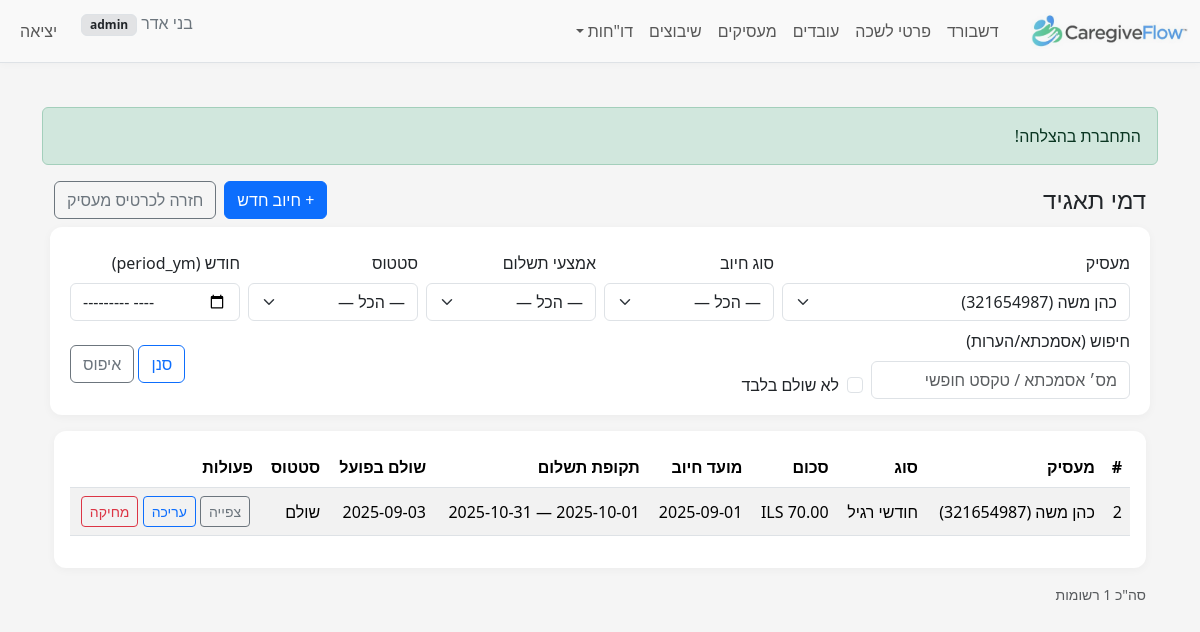
Page /index.php?r=employer_fees/index&employer_id=3 (signed in) on the committed database.
### tables this page shows
CREATE TABLE `employer_corporate_fees` (
  `id` bigint(20) UNSIGNED NOT NULL,
  `employer_id` bigint(20) UNSIGNED NOT NULL,
  `period_ym` char(7) DEFAULT NULL,
  `fee_type_code` tinyint(3) UNSIGNED DEFAULT NULL,
  `amount` decimal(12,2) DEFAULT NULL,
  `currency_code` char(3) NOT NULL DEFAULT 'ILS',
  `due_date` date DEFAULT NULL,
  `payment_from_date` date DEFAULT NULL,
  `payment_to_date` date DEFAULT NULL,
  `payment_date` date DEFAULT NULL,
  `status_code` tinyint(3) UNSIGNED DEFAULT NULL,
  `payment_method_code` tinyint(3) UNSIGNED DEFAULT NULL,
  `reference_number` varchar(60) DEFAULT NULL,
  `notes` text DEFAULT NULL,
  `created_at` timestamp NULL DEFAULT current_timestamp(),
  `updated_at` timestamp NULL DEFAULT current_timestamp() ON UPDATE current_timestamp()
);

CREATE TABLE `employers` (
  `id` bigint(20) UNSIGNED NOT NULL,
  `id_type_code` tinyint(3) UNSIGNED NOT NULL,
  `id_number` varchar(20) NOT NULL,
  `passport_number` varchar(20) DEFAULT NULL,
  `last_name` varchar(60) NOT NULL,
  `first_name` varchar(60) NOT NULL,
  `gender_code` tinyint(3) UNSIGNED DEFAULT NULL COMMENT 'Employer gender (1=male,2=female per BAFI)',
  `phone` varchar(10) DEFAULT NULL,
  `phone_prefix_il` varchar(4) DEFAULT NULL,
  `phone_number_il` varchar(10) DEFAULT NULL,
  `phone_alt` varchar(30) DEFAULT NULL,
  `email` varchar(120) DEFAULT NULL,
  `birth_date` date DEFAULT NULL,
  `birth_year` smallint(5) UNSIGNED DEFAULT NULL COMMENT 'Employer birth year (yyyy)',
  `city_code` int(10) UNSIGNED DEFAULT NULL,
  `city_name_he` varchar(120) DEFAULT NULL,
  `street_code` int(10) UNSIGNED DEFAULT NULL,
  `street_name_he` varchar(120) DEFAULT NULL,
  `foreign_country_code` int(10) UNSIGNED DEFAULT NULL COMMENT 'MoI country numeric code for foreign employer',
  `house_no` varchar(10) DEFAULT NULL,
  `apartment` varchar(10) DEFAULT NULL,
  `zipcode` varchar(10) DEFAULT NULL,
  `notes` text DEFAULT NULL,
  `created_at` timestamp NOT NULL DEFAULT current_timestamp(),
  `updated_at` timestamp NULL DEFAULT current_timestamp() ON UPDATE current_timestamp(),
  `company_name` varchar(150) DEFAULT NULL,
  `contact_email` varchar(120) DEFAULT NULL,
  `contact_name` varchar(120) DEFAULT NULL,
  `contact_phone` varchar(30) DEFAULT NULL
);

CREATE TABLE `corporate_fee_type_codes` (
  `corporate_fee_type_code` tinyint(3) UNSIGNED NOT NULL,
  `name_he` varchar(80) NOT NULL
);

CREATE TABLE `corporate_fee_status_codes` (
  `corporate_fee_status_code` tinyint(3) UNSIGNED NOT NULL,
  `name_he` varchar(80) NOT NULL
);

### src/controllers/EmployerFeesController.php (called while the page is built, shortened)
<?php
require_once __DIR__ . '/../models/EmployerFee.php';
class EmployerFeesController
{
    public static function index(PDO $pdo)
    {
        $m = new EmployerFee($pdo);
        $periodYm   = $_GET['period_ym'] ?? '';
        $periodStart = null; $periodEnd = null;
        $filters = [
            'employer_id'   => $_GET['employer_id'] ?? null,
            'status'        => $_GET['status'] ?? null,
            'q'             => $_GET['q'] ?? null,
            'period_from'   => $_GET['period_from'] ?? null,
            'period_to'     => $_GET['period_to'] ?? null,
            'paid_until'    => $_GET['paid_until'] ?? null,
            'unpaid'        => (($_GET['unpaid'] ?? '') === '1') ? '1' : null,
            'period_ym'     => $periodYm ?: null,
            'period_start'  => $periodStart,
            'period_end'    => $periodEnd,
            'fee_type_code' => $_GET['fee_type_code'] ?? null,
        ];
        $page  = max(1, (int)($_GET['page'] ?? 1));
        $limit = 25; $offset = ($page - 1) * $limit;
        $items = $m->all($filters, $limit, $offset);
        $employers      = self::employers_for_select($pdo);
        require __DIR__.'/../../views/employer_fees/index.php';
    }
    private static function employers_for_select(PDO $pdo): array
    {
        $sql = "SELECT id, first_name, last_name, passport_number, id_number
                  FROM employers
                 ORDER BY last_name, first_name";
        return $pdo->query($sql)->fetchAll(PDO::FETCH_ASSOC);
    }
}

### public/index.php (called while the page is built, shortened)
<?php
require __DIR__ . '/../src/helpers.php';
$pdo = db();
$route = $_GET['r'] ?? 'dashboard/index';
[$ctrl, $action] = array_pad(explode('/', $route, 2), 2, 'index');
$action = strtok($action, '&?');
$action = preg_replace('/[^A-Za-z0-9_]/', '', $action);
$controllerClass = preg_replace('/[^A-Za-z0-9]/', '', ucwords(str_replace(['_', '-'], ' ', $ctrl))) . 'Controller';
call_user_func([$controllerClass, $action], $pdo);

### src/helpers.php (called while the page is built, shortened)
<?php
function e($str): string { return htmlspecialchars((string)$str, ENT_QUOTES | ENT_SUBSTITUTE, 'UTF-8'); }

### src/models/EmployerFee.php (called while the page is built, shortened)
<?php
class EmployerFee
{
    private $pdo;
    public function __construct(PDO $pdo)
    {
        $this->pdo = $pdo;
    }
    public function all(array $filters = [], int $limit = 25, int $offset = 0): array
    {
        $where = [];
        $params = [];
        if (!empty($filters['employer_id'])) {
            $where[] = 'f.employer_id = :employer_id';
            $params[':employer_id'] = (int)$filters['employer_id'];
        }
        $whereSql = $where ? ('WHERE ' . implode(' AND ', $where)) : '';
        $sql = "SELECT f.*, r.first_name, r.last_name, r.id_number,
                       sc.name_he AS status_name,
                       tc.name_he AS fee_type_name,
                       pmc.name_he AS payment_method_name
                  FROM employer_corporate_fees f
             LEFT JOIN employers r ON r.id = f.employer_id
             LEFT JOIN corporate_fee_status_codes sc ON sc.corporate_fee_status_code = f.status_code
             LEFT JOIN corporate_fee_type_codes   tc ON tc.corporate_fee_type_code   = f.fee_type_code
             LEFT JOIN payment_method_codes      pmc ON pmc.payment_method_code      = f.payment_method_code
                  $whereSql
              ORDER BY COALESCE(f.payment_date, '9999-12-31') DESC,
                       COALESCE(f.payment_to_date, COALESCE(f.payment_from_date, '9999-12-31')) DESC,
                       COALESCE(f.due_date, '9999-12-31') DESC,
                       f.id DESC
                 LIMIT :limit OFFSET :offset";
        $stmt = $this->pdo->prepare($sql);
        foreach ($params as $k => $v) {
            $stmt->bindValue($k, $v);
        }
        $stmt->bindValue(':limit', $limit, PDO::PARAM_INT);
        $stmt->bindValue(':offset', $offset, PDO::PARAM_INT);
        $stmt->execute();
        return $stmt->fetchAll(PDO::FETCH_ASSOC);
    }
}

### views/employer_fees/index.php (the view, shortened to what this page needs)
<?php require __DIR__ . '/../layout/header.php'; ?>
<div class="container" dir="rtl">
    <div class="d-flex justify-content-between align-items-center mb-3">
        <h1 class="h4 mb-0">דמי תאגיד</h1>
        <div class="d-flex gap-2">
            <a class="btn btn-primary" href="?r=employer_fees/create<?= isset($_GET['employer_id']) ? '&employer_id='.urlencode((string)$_GET['employer_id']) : '' ?>">+ חיוב חדש</a>
            <?php if (!empty($_GET['employer_id'])): ?>
                <a class="btn btn-outline-secondary" href="?r=employers/show&id=<?= e($_GET['employer_id']) ?>">חזרה לכרטיס מעסיק</a>
            <?php endif; ?>
        </div>
    </div>
    <form class="row g-2 mb-3" method="get" action="">
        <div class="col-md-4">
            <label class="form-label">מעסיק</label>
            <select name="employer_id" class="form-select">
                <?php foreach ($employers as $er): ?>
                    <?php $sel = ((string)$er['id'] === (string)($_GET['employer_id'] ?? '')) ? 'selected' : ''; ?>
                    <option value="<?= (int)$er['id'] ?>" <?= $sel ?>><?= e($er['last_name'].' '.$er['first_name']).' ('.e($er['id_number'] ?? '').')' ?></option>
                <?php endforeach; ?>
            </select>
        </div>
        <div class="col-md-2">
            <label class="form-label">סוג חיוב</label>
            <select name="fee_type_code" class="form-select">
                <option value="">— הכל —</option>
            </select>
        </div>
        <div class="col-md-2">
            <label class="form-label">אמצעי תשלום</label>
            <select name="payment_method_code" class="form-select">
                <option value="">— הכל —</option>
            </select>
        </div>
        <div class="col-md-2">
            <label class="form-label">סטטוס</label>
            <select name="status" class="form-select">
                <option value="">— הכל —</option>
            </select>
        </div>
        <div class="col-md-2">
            <label class="form-label">חודש (period_ym)</label>
            <input type="month" name="period_ym" class="form-control" value="<?= e($_GET['period_ym'] ?? '') ?>">
        </div>
        <div class="col-md-3">
            <label class="form-label">חיפוש (אסמכתא/הערות)</label>
            <input type="text" name="q" class="form-control" value="<?= e($_GET['q'] ?? '') ?>" placeholder="מס׳ אסמכתא / טקסט חופשי">
        </div>
        <div class="col-md-2 d-flex align-items-end">
            <div class="form-check">
                <input class="form-check-input" type="checkbox" id="unpaid" name="unpaid" value="1" <?= (($_GET['unpaid'] ?? '')==='1') ? 'checked' : '' ?>>
                <label class="form-check-label" for="unpaid">לא שולם בלבד</label>
            </div>
        </div>
        <div class="col-md-7 mt-4 text-end">
            <button class="btn btn-outline-primary">סנן</button>
            <a class="btn btn-outline-secondary" href="?r=employer_fees<?= !empty($_GET['employer_id']) ? '&employer_id='.urlencode((string)$_GET['employer_id']) : '' ?>">איפוס</a>
        </div>
    </form>
    <div class="table-responsive">
        <table class="table table-striped align-middle">
            <thead>
                <tr>
                    <th>#</th>
                    <th>מעסיק</th>
                    <th>סוג</th>
                    <th>סכום</th>
                    <th>מועד חיוב</th>
                    <th>תקופת תשלום</th>
                    <th>שולם בפועל</th>
                    <th>סטטוס</th>
                    <th>פעולות</th>
                </tr>
            </thead>
            <tbody>
            <?php foreach ($items as $row): ?>
                <tr>
                    <td><?= (int)$row['id'] ?></td>
                    <td><?= e(($row['last_name'] ?? '').' '.($row['first_name'] ?? '')) ?> (<?= e($row['id_number'] ?? '') ?>)</td>
                    <td><?= e($row['fee_type_name'] ?? '') ?></td>
                    <td><?= e($row['currency_code']) ?> <?= number_format((float)$row['amount'], 2) ?></td>
                    <td><?= e($row['due_date'] ?? '') ?></td>
                    <td>
                        <?php if (!empty($row['payment_from_date']) || !empty($row['payment_to_date'])): ?>
                            <?= e($row['payment_from_date'] ?? '') ?> — <?= e($row['payment_to_date'] ?? '') ?>
                        <?php endif; ?>
                    </td>
                    <td><?= e($row['payment_date'] ?? '') ?></td>
                    <td><?= e($row['status_name'] ?? '') ?></td>
                    <td class="text-center">
                        <a class="btn btn-sm btn-outline-secondary" href="?r=employer_fees/view&id=<?= e($row['id']) ?>&employer_id=<?= e($filters['employer_id']) ?>">צפייה</a>
                        <a class="btn btn-sm btn-outline-primary" href="?r=employer_fees/edit&id=<?= e($row['id']) ?>&employer_id=<?= e($filters['employer_id']) ?>">עריכה</a>
                        <a class="btn btn-sm btn-outline-danger" href="?r=employer_fees/delete&id=<?= e($row['id']) ?>" onclick="return confirm('למחוק?');">מחיקה</a>
                    </td>
                </tr>
            <?php endforeach; ?>
            </tbody>
        </table>
    </div>
    <div class="d-flex align-items-center justify-content-between mt-3">
        <div class="small text-muted">סה"כ <?= (int)$total ?> רשומות</div>
    </div>
</div>
<?php require __DIR__ . '/../layout/footer.php'; ?>

### public/assets/css/style.css (style rules this page uses)
body { background-color: #f5f5f5; color: #212529; }
.table-responsive { background: #fff; padding: 1rem; border-radius: .75rem; box-shadow: 0 2px 10px rgba(0,0,0,.04); }
main.container form { background: #fff; padding: 1rem; border-radius: .75rem; box-shadow: 0 2px 10px rgba(0,0,0,.04); }

### rows in the picture
employer_corporate_fees: id "2", employer.first_name "כהן משה", employer.id_number "321654987", fee_type_code.name_he "חודשי רגיל", currency_code "ILS", amount "70.00", due_date "2025-09-01", payment_to_date "2025-10-31", payment_date "2025-09-03", status_code.name_he "שולם"

### other values in the picture
$u['display_name'] "בני אדר"
$u['role'] "admin"
$f['msg'] "התחברת בהצלחה!"
form field employer_id "כהן משה (321654987)"
